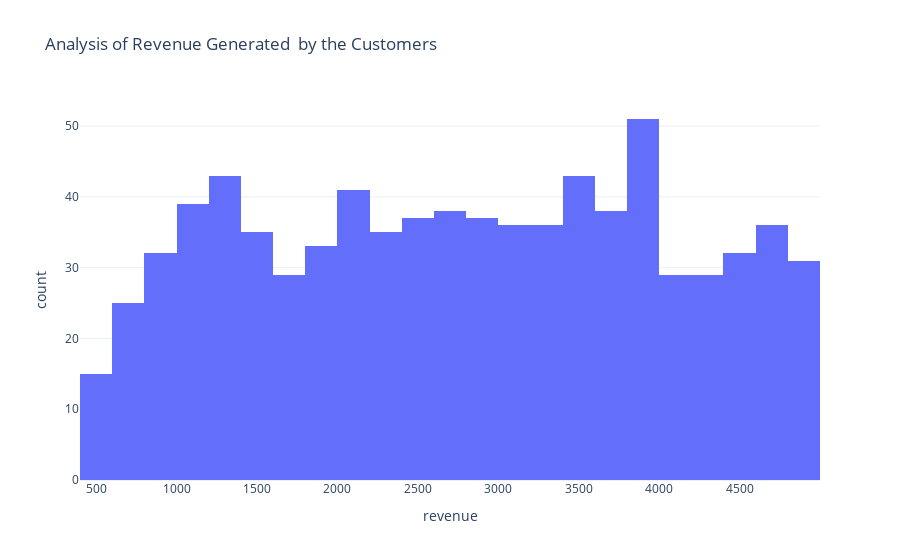

Notebook cell for this chart:
### Markdown cell above
# VISUALIZATION FOR THE REVENUE GENERATED BY THE CUSTOMERS

### Code cell
fig_revenue=px.histogram(data,
                        x="revenue",
                        nbins=30,
                        title="Analysis of Revenue Generated  by the Customers ")
fig_revenue.show()

### Figure 1 — Plotly figure (JSON) as saved in the notebook; plotly's stock layout.template omitted (floating-point values rounded to 4 significant figures; data arrays with more than 128 entries replaced by an {"elided": "..."} marker saying what was removed)
{"data": [{"alignmentgroup": "True", "bingroup": "x", "hovertemplate": "revenue=%{x}<br>count=%{y}<extra></extra>", "legendgroup": "", "marker": {"color": "#636efa", "pattern": {"shape": ""}}, "name": "", "nbinsx": 30, "offsetgroup": "", "orientation": "v", "showlegend": false, "type": "histogram", "x": {"elided": "800 int values"}, "xaxis": "x", "yaxis": "y"}], "layout": {"autosize": true, "barmode": "relative", "legend": {"tracegroupgap": 0}, "title": {"text": "Analysis of Revenue Generated  by the Customers "}, "xaxis": {"anchor": "y", "autorange": true, "domain": [0, 1], "range": [399.5, 5000.0], "title": {"text": "revenue"}, "type": "linear"}, "yaxis": {"anchor": "x", "autorange": true, "domain": [0, 1], "range": [0, 53.68], "title": {"text": "count"}}}}
